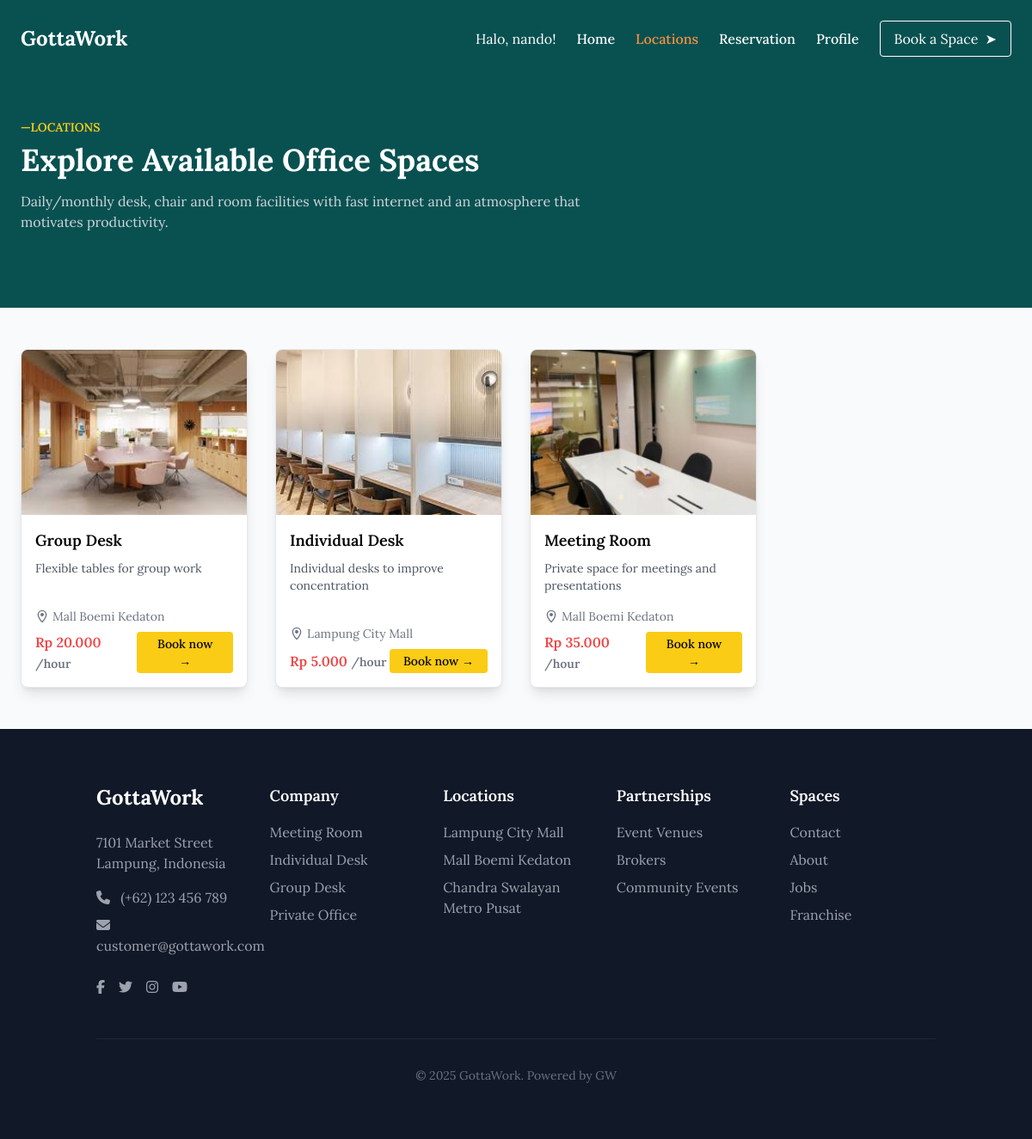
Page /customer/ketersediaanws.php?error=invalid_id (signed in) on the committed database.
### tables this page shows
CREATE TABLE `workspaces` (
  `id` int NOT NULL,
  `name` varchar(100) DEFAULT NULL,
  `description` text,
  `location` varchar(100) DEFAULT NULL,
  `tipe` varchar(50) DEFAULT NULL,
  `kapasitas` int DEFAULT NULL,
  `fasilitas` json DEFAULT NULL,
  `price` int DEFAULT NULL,
  `duration_unit` varchar(10) DEFAULT NULL,
  `image_path` varchar(255) DEFAULT NULL,
  `status` varchar(20) NOT NULL DEFAULT 'Aktif'
);

### customer/ketersediaanws.php (the view, shortened to what this page needs)
<?php
require_once '../db.php';
try {
    $sql = "SELECT id, name, tipe, location, description, price, duration_unit, image_path
            FROM workspaces
            WHERE status = 'Aktif'
            ORDER BY id DESC";
    $stmt = $conn->prepare($sql);
    $stmt->execute();
    $workspaces = $stmt->fetchAll(PDO::FETCH_ASSOC);
} catch (PDOException $e) {
    $workspaces = [];
    $error_message = "Gagal memuat data workspace: " . $e->getMessage();
}
?>
<!DOCTYPE html>
<html lang="en">
<head>
  <script src="https://cdn.tailwindcss.com"></script>
</head>
<body class="flex flex-col min-h-screen bg-gray-50">
  <div class="flex-grow">
    <?php
      require_once '../includes/header_customer.php';
    ?>
    <div class="bg-custom-gray text-white">
      <section class="max-w-7xl mx-auto px-6 py-12">
        <h4 class="text-yellow-400 font-semibold uppercase text-sm mb-2">—Locations</h4>
        <h2 class="text-4xl font-bold mb-4">Explore Available Office Spaces</h2>
        <p class="text-gray-300 mb-10 max-w-2xl">Daily/monthly desk, chair and room facilities with fast internet and an atmosphere that motivates productivity.</p>
      </section>
    </div>
    <main class="max-w-7xl mx-auto px-6 py-12">
        <?php if (isset($error_message)): ?>
            <p class="text-red-500 text-center"><?php echo htmlspecialchars($error_message); ?></p>
        <?php elseif (empty($workspaces)): ?>
            <p class="text-gray-500 text-center text-lg">Saat ini belum ada workspace yang tersedia untuk dipesan.</p>
        <?php else: ?>
        <div class="grid gap-8 md:grid-cols-2 lg:grid-cols-4">
          <?php foreach ($workspaces as $row): ?>
            <div class="bg-white border rounded-lg shadow-lg overflow-hidden flex flex-col">
              <img src="../<?= htmlspecialchars($row['image_path']) ?>" class="w-full h-48 object-cover" alt="<?= htmlspecialchars($row['name']) ?>" />
              <div class="p-4 space-y-2 flex flex-col flex-grow">
                <h3 class="font-semibold text-lg"><?= htmlspecialchars($row['name']) ?></h3>
                <p class="text-sm text-gray-600 flex-grow"><?= htmlspecialchars($row['description']) ?></p>
                <div class="flex items-center text-sm text-gray-500 pt-2">
                  <svg class="w-4 h-4 mr-1" fill="none" stroke="currentColor" viewBox="0 0 24 24"><path d="M12 2C8.13401 2 5 5.13401 5 9c0 5.25 7 13 7 13s7-7.75 7-13c0-3.86599-3.13401-7-7-7z" stroke-width="2" stroke-linecap="round" stroke-linejoin="round"/><circle cx="12" cy="9" r="2.5" fill="currentColor" /></svg>
                  <?= htmlspecialchars($row['location']) ?>
                </div>
                <div class="flex justify-between items-center mt-2">
                  <span class="text-red-500 font-semibold">
                    Rp <?= number_format($row['price'], 0, ',', '.') ?>
                    <span class="text-sm text-gray-500">/<?= $row['duration_unit'] ?></span>
                  </span>
                  <a href="bookingdate.php?id=<?= $row['id'] ?>" class="bg-yellow-400 hover:bg-yellow-500 text-black px-4 py-1 rounded text-sm font-medium inline-block text-center">Book now →</a>
                </div>
              </div>
            </div>
          <?php endforeach; ?>
        </div>
        <?php endif; ?>
    </main>
  </div>
  <?php
    require_once '../includes/footer.php';
  ?>
</body>
</html>

### customer/ketersediaanws.php (style rules this page uses)
body { font-family: 'Lora', serif; }
.bg-custom-gray { background-color: #095151; }

### rows in the picture
workspaces: image_path (picture), name "Group Desk", description "Flexible tables for group work", location "Mall Boemi Kedaton", price "20.000", duration_unit "hour"
workspaces: image_path (picture), name "Individual Desk", description "Individual desks to improve concentration", location "Lampung City Mall", price "5.000", duration_unit "hour"
workspaces: image_path (picture), name "Meeting Room", description "Private space for meetings and presentations", location "Mall Boemi Kedaton", price "35.000", duration_unit "hour"

### other values in the picture
$_SESSION['name'] "nando"
